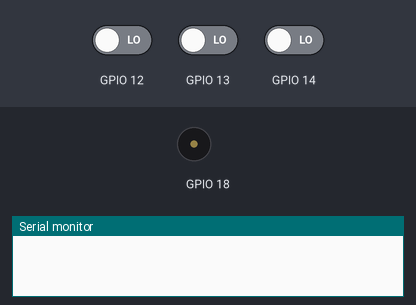
Bench run of a sketch on a simulated ESP32. Shown: buzzer (waves = sounding), the last lines printed to the serial monitor. The test bench sets the inputs (shaded band); at power-on: GPIO 12 LOW, GPIO 13 LOW, GPIO 14 LOW. Nothing arrives over Bluetooth unless stated.

Above: at 1.2 s.
1.3 s: GPIO 12 driven HIGH
At 2.1 s:
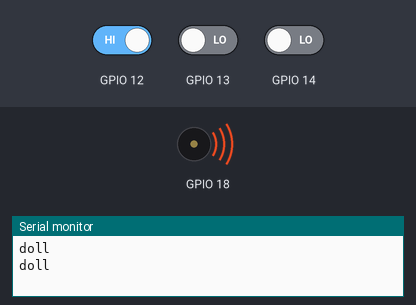
2.8 s: GPIO 12 driven LOW
4.6 s: GPIO 13 driven HIGH
At 5.8 s:
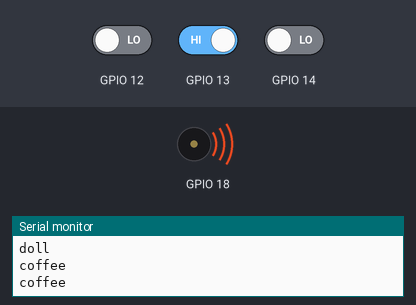
7.0 s: GPIO 13 driven LOW
8.9 s: GPIO 14 driven HIGH
At 10.3 s:
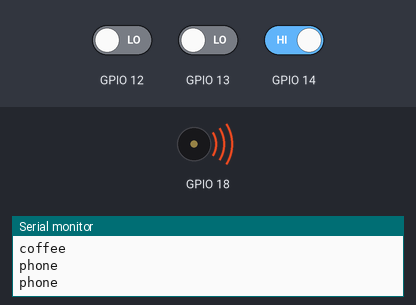
Timing chart, 0 to 12.3 s (numbered marks = the images above; inputs shaded):
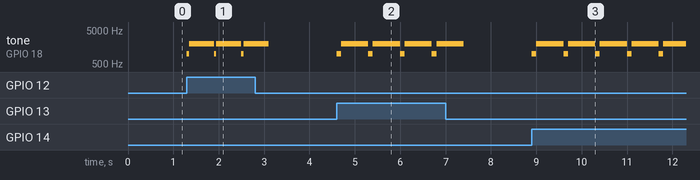

Measured:
- after the input at 1.3 s, tone on GPIO 18: alternates 2000 Hz for 0.55 s and 1000 Hz for 0.05 s, starting at once
- after the input at 4.6 s, tone on GPIO 18: alternates 2000 Hz for 0.60 s and 1000 Hz for 0.10 s, starting at once
- after the input at 8.9 s, tone on GPIO 18: alternates 2000 Hz for 0.60 s and 1000 Hz for 0.10 s, starting at once

The sketch:

ai.ino
```cpp
#include <BluetoothSerial.h>
BluetoothSerial BT;
int freq = 2000;
int channel = 0;
int resolution = 8;

byte num=1;


void setup() {

Serial.begin(115200);
  BT.begin("candyTestEsp32");
  pinMode(12,INPUT);
  pinMode(13,INPUT);
   pinMode(14,INPUT);

  ledcSetup(0, 2000, 8);
  ledcAttachPin(18, 0);

}

void loop() {
  int doll = digitalRead(12);
  int coffee = digitalRead(13);
   int phone = digitalRead(14);

//  Serial.print("doll:");
//  Serial.print(doll);
//  Serial.print(" coffee:");
//  Serial.println(coffee);
//  Serial.print(" phone:");
//  Serial.println(phone);
  if(doll == 1){
    ledcWriteTone(0, 1000);
    delay(50);
    ledcWriteTone(0, 2000);
    delay(50);
//    ledcWriteTone(0, 1000);
//    delay(100);
//    ledcWriteTone(0, 2000);
//    delay(100);

    Serial.println("doll");

    delay(500);
  }
  else if(coffee == 1){
    ledcWriteTone(0, 1000);
    delay(100);
    ledcWriteTone(0, 2000);
    delay(100);
//    ledcWriteTone(0, 1000);
//    delay(100);
//    ledcWriteTone(0, 2000);
//    delay(100);
    Serial.println("coffee");
    delay(500);
  }
  else if(phone == 1){
    ledcWriteTone(0, 1000);
    delay(100);
    ledcWriteTone(0, 2000);
    delay(100);
//    ledcWriteTone(0, 1000);
//    delay(100);
//    ledcWriteTone(0, 2000);
//    delay(100);
    Serial.println("phone");
    delay(500);
  }
  else{
    ledcWriteTone(0, 0);

  }

}
```
